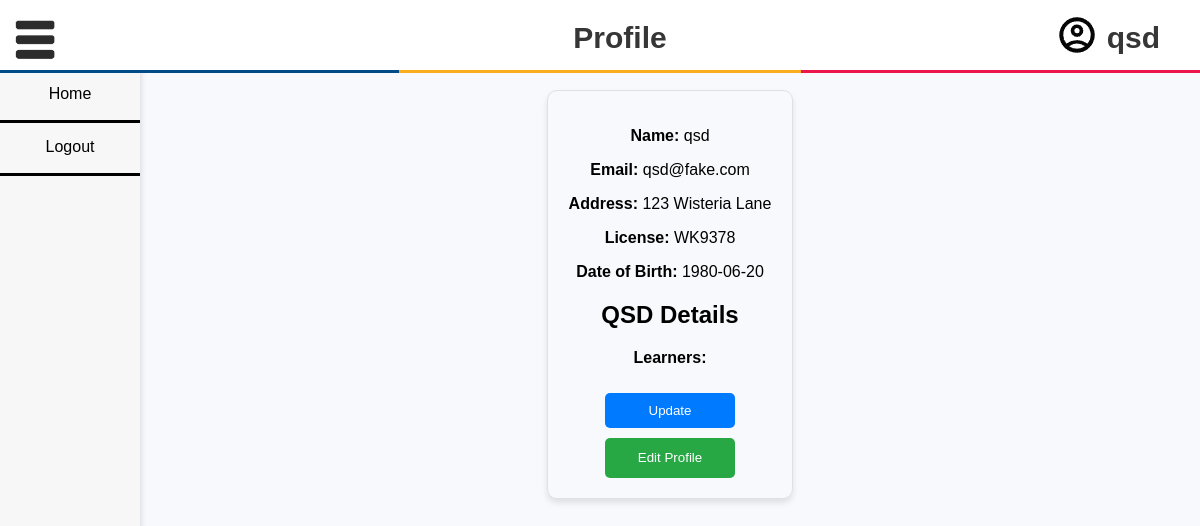
Screenshot of /profile/profile.php (signed in) with the database file from the repository.
### tables this page shows
CREATE TABLE `users` (
  `id` int(11) NOT NULL,
  `username` varchar(100) NOT NULL,
  `email` varchar(100) NOT NULL,
  `password` char(255) NOT NULL,
  `address` varchar(100) NOT NULL,
  `license` varchar(100) NOT NULL,
  `dob` date NOT NULL,
  `user_type` enum('learner','instructor','government','qsd') NOT NULL,
  `contact_number` char(10) DEFAULT NULL
);

### profile/profile.php (the view, shortened to what this page needs)
<?php
require_once "../inc/dbconn.inc.php";
$user_id = $_SESSION['userid'];
$name = $_SESSION['username'];
$user_type = $_SESSION['user_type'];
$result = mysqli_query($conn, "SELECT email, address, license, dob FROM users WHERE id = $user_id");
$row = mysqli_fetch_assoc($result);
$email = $row['email'];
$address = $row['address'];
$license = $row['license'];
$dob = $row['dob'];
?>
<!DOCTYPE html>
<html lang="en">
<head>
    <link rel="stylesheet" href="../styles/styles.css">
</head>
<body>
    <?php include_once "../inc/sidebar.inc.php"; ?>
    <div id="content">
    <div id = "profile-content">
        <form id="editForm" action="update-profile.php" method="post">
            <p class="detail"><strong>Name:</strong> <?php echo htmlspecialchars($name); ?></p>
            <p class="detail"><strong>Email:</strong> <?php echo htmlspecialchars($email); ?></p>
            <p class="detail"><strong>Address:</strong> <?php echo htmlspecialchars($address); ?></p>
            <p class="detail"><strong>License:</strong> <?php echo htmlspecialchars($license); ?></p>
            <p class="detail"><strong>Date of Birth:</strong> <?php echo htmlspecialchars($dob); ?></p>
        <?php if ($user_type == 'qsd'): ?>
        <h2>QSD Details</h2>
        <p><strong>Learners:</strong>
            ?></p>
        <?php endif; ?>
        <input id = "updateProfile" type="submit" value="Update">
        </form>
        <button id="editButton">Edit Profile</button>
    </div>
    </div>
</body>
</html>

### styles/styles.css (style rules this page uses)
body { font-family: Arial, sans-serif; background-color: #f7f9fc; margin: 0; padding: 0; }
body > #content { top:70px; position:relative; transition: margin-left 0.5s ease; padding: 20px; margin:auto; }
#profile-content { width: 20%; padding: 20px; margin-top: 6%; text-align: center; border: 1px solid #e0e0e0; border-radius: 10px; box-shadow: 0 4px 6px rgba(0, 0, 0, 0.1); margin: auto; }
p.detail { text-align: center; }
#updateProfile { background-color: #007bff; color: white; padding: 10px 20px; width: 130px; border: none; border-radius: 5px; cursor: pointer; margin-top: 10px; margin-bottom: 10px; }
#editButton { background-color: #28a745; line-height: 1.5; color: white; padding: 10px 20px; width: 130px; border: none; border-radius: 5px; cursor: pointer; }

### rows the page displays
users: email "qsd@fake.com", address "123 Wisteria Lane", license "WK9378", dob "1980-06-20"

### other values shown
$_SESSION['username'] "qsd"
$name "qsd"
